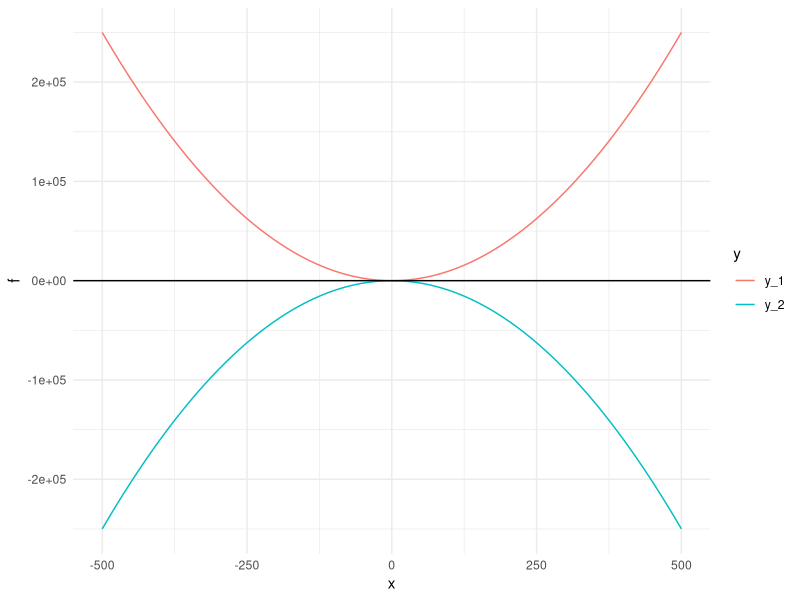
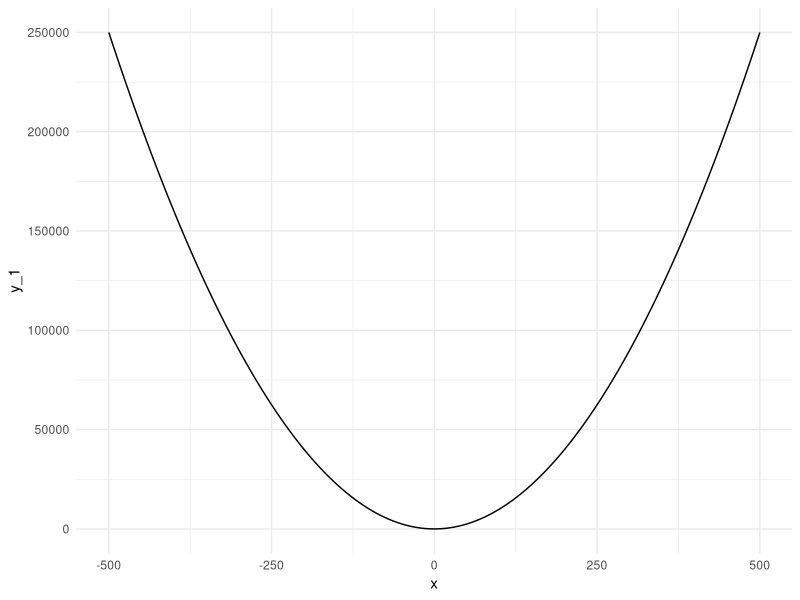

The R source for these figures, in order:
## ---- chunk 1

library(tidyverse)
library(rmarkdown)
library(knitr)
library(xml2)

knitr::opts_chunk$set(echo = T, 
                      warning = T, 
                      message = F, 
                      eval = T, 
                      include = T,
                      fig.height=4, 
                      fig.width=4
                      )
## ---- chunk 2
x <- -500:500
y_1 <- x^2
y_2 <- -x^2
data_l <- cbind(x, y_1, y_2) %>% 
  dplyr::as_tibble() %>% #wide format
  tidyr::gather(., 
                y_1:y_2, 
                key = 'y', 
                value = 'f') #long format

ggplot(data_l, aes(x, f, color = y)) +
  geom_line() +
  geom_hline(yintercept = 0) +
  theme_minimal()

## ---- chunk 3

ggplot(data = dplyr::as_tibble(cbind(x, y_1)),
       mapping = aes(x, y_1)) +
  geom_line() +
  theme_minimal()
